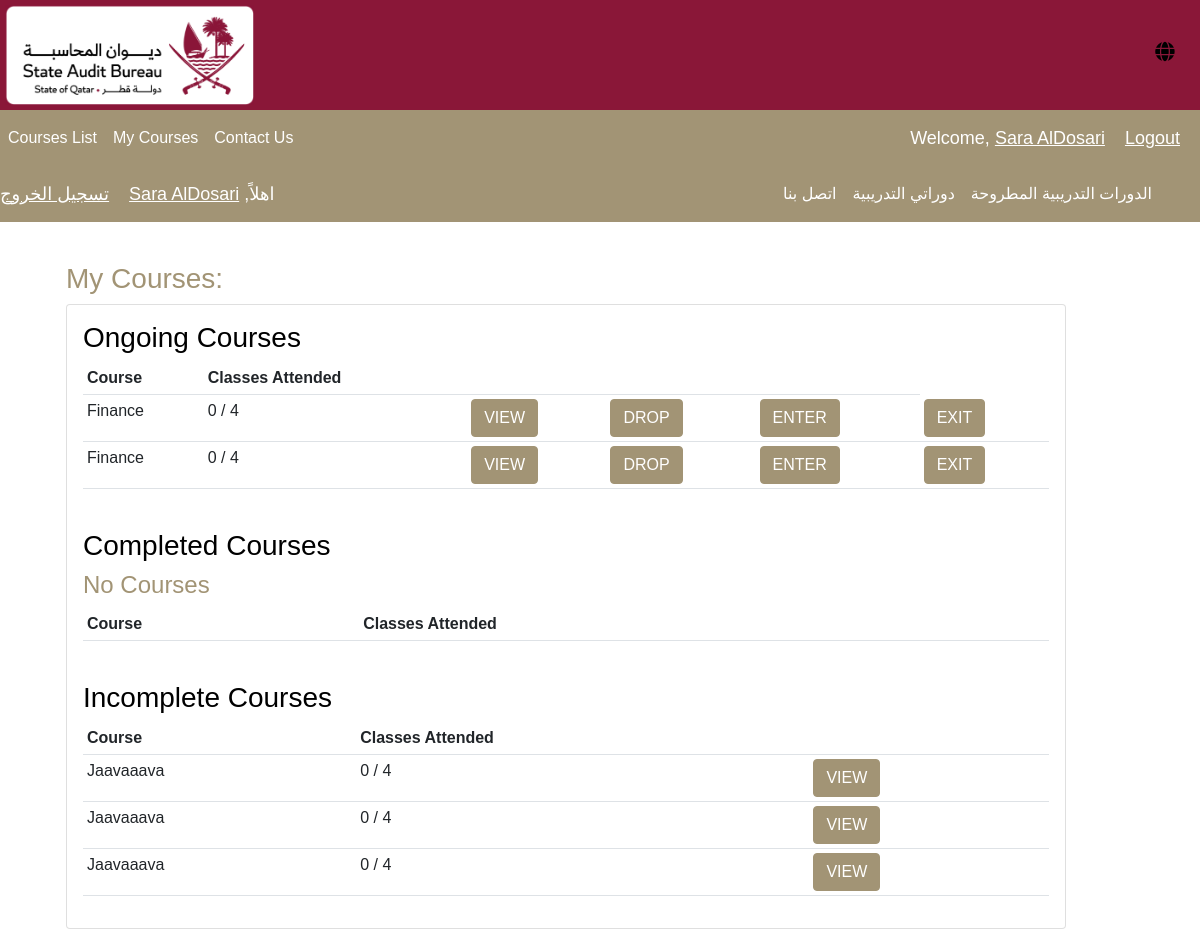
Page /my-courses/ (signed in) on the earlier database version.
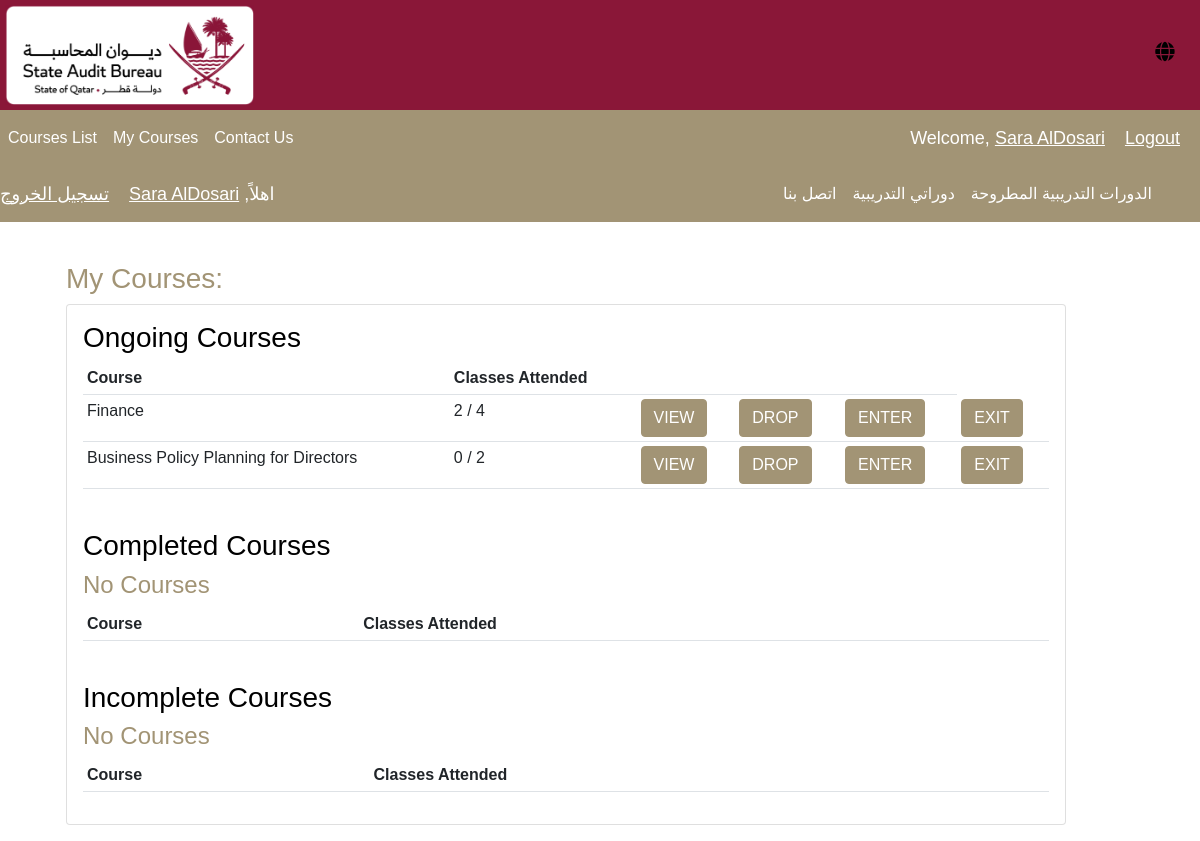
Same page on the later database version.
### accounts/models.py (models this page shows, shortened)
class CustomUser(AbstractUser):
    username = models.CharField(max_length=11, unique=True)
    email = models.EmailField(max_length=254)
    first_name = models.CharField(max_length=30)
    last_name = models.CharField(max_length=30)
    ROLE_CHOICES = (
        ('trainee', 'Trainee'),
        ('admin', 'Admin'),
        ('manager', 'Manager'),
    )
    role = models.CharField(max_length=10, choices=ROLE_CHOICES, default="trainee")
    secret_key = models.CharField(max_length=16, blank=True, null=True)
    USERNAME_FIELD = "username"
    REQUIRED_FIELDS = "email", "first_name", "last_name", "role"
    def is_trainee(self):
        return self.role == "trainee"
    def get_name(self):
        return self.first_name + " " + self.last_name

### base/models.py (models this page shows, shortened)
class Attendance(models.Model):
    trainee = models.ForeignKey(Trainee, on_delete=models.CASCADE)
    course = models.ForeignKey(Course, on_delete=models.CASCADE)
    classes_attended = models.PositiveIntegerField()

class Course(models.Model):
    name = models.CharField(max_length=100)
    description = models.TextField()
    start_time = models.TimeField()
    end_time = models.TimeField()
    capacity = models.PositiveIntegerField()
    number_of_classes = models.PositiveIntegerField()
    instructor = models.ForeignKey(Instructor, on_delete=models.CASCADE)
    current_session = models.IntegerField()
    start_date = models.DateField(auto_now_add=True)
    end_date = models.DateField(null=True)
    def __str__(self):
        return self.name

### base/trainee_views.py (the view)
# urls.py: path('my-courses/', trainee_courses, name="my-courses"),
@user_passes_test(is_trainee, login_url='login')
def trainee_courses(request):
    trainee = Trainee.objects.get(trainee=request.user)
    traineeCourses = Attendance.objects.filter(trainee = trainee)
    current_date = date.today()
    ongoing = []
    completed = []
    incomplete = []
    for traineeCourse in traineeCourses:
        if current_date < traineeCourse.course.end_date:
            ongoing += [traineeCourse]
        else:
            if traineeCourse.classes_attended / traineeCourse.course.number_of_classes > 0.9:
                completed += [traineeCourse]
            else:
                incomplete += [traineeCourse]
    context = {
        'ongoing': ongoing, 'completed': completed, 'incomplete':incomplete
    }
    return render(request, "base/my_courses.html", context)

### base/views.py (called while the page is built)
def is_trainee(user):
    return user.is_authenticated and user.is_trainee()

### base/templates/base/my_courses.html (shortened to what this page needs)
{% load static %}
<!DOCTYPE html>
<head>
  <link rel="stylesheet" href="https://cdnjs.cloudflare.com/ajax/libs/font-awesome/5.15.2/css/all.min.css">
  <link href="https://cdn.jsdelivr.net/npm/bootstrap@5.0.1/dist/css/bootstrap.min.css" rel="stylesheet">
  <link rel="stylesheet" href="{% static 'css/reg_style.css' %}">
</head>
<div class="header">
    <div class="logo">
      <img src="{% static 'img/primary-rgb-state-audit-bureau-1@2x.png' %}" alt="Logo">
    </div>
    <div class="toggles">
      <div class="language-toggle">
        <label class="toggle-label" for="language-checkbox">
          <i class="fas fa-globe language-icon"></i>
        </label>
      </div>
    </div>
  </div>
  <nav class=" english navbar navbar-expand-lg navbar-custom" style="display: flex;">
    <div class="collapse navbar-collapse" id="navbarNav">
      <ul class="navbar-nav">
        <li class="nav-item active">
          <a class="nav-link" href="{% url 'courses-list' %}">Courses List</a>
        </li>
        {% if request.user.is_trainee %}
        <li class="nav-item active">
          <a class="nav-link" href="{% url 'my-courses' %}">My Courses</a>
        </li>
        {% endif %}
        <li class="nav-item">
          <a class="nav-link" href="{% url 'contact' %}">Contact Us</a>
        </li>
      </ul>
    </div>
    <span class="hello-msg">Welcome, <a href="{% url 'profile' %}"> {{request.user.get_name}} </a> </span>
    <span ><a  class="hello-msg" href="{% url 'logout' %}">Logout</a></span>
  </nav>
  <nav class="arabic navbar navbar-expand-lg navbar-custom" style="display: flex;">
    <div class="collapse navbar-collapse" id="navbarNav">
      <ul class="navbar-nav">
        <li class="nav-item active">
          <a class="nav-link" href="{% url 'courses-list' %}">الدورات التدريبية المطروحة</a>
        </li>
        {% if request.user.is_trainee %}
        <li class="nav-item active">
          <a class="nav-link" href="{% url 'my-courses' %}">دوراتي التدريبية</a>
        </li>
        {% endif %}
        <li class="nav-item">
          <a class="nav-link" href="{% url 'contact' %}">اتصل بنا</a>
        </li>
      </ul>
    </div>
    <span class="hello-msg">اهلاً, <a href="{% url 'profile' %}"> {{request.user.get_name}} </a> </span>
    <span ><a  class="hello-msg" href="{% url 'logout' %}">تسجيل الخروج</a></span>
  </nav>
<body>
<div class="m-3 english">
  <div class="container">
    <div class="container row">
      <div class="col-lg-10">
          <h3>My Courses:</h3>
          <div class="card card-body" style="width:1000px">
            <h3 style="color:black"> Ongoing Courses</h3>
            <table class="table table-sm">
                <tr>
                    <th>Course</th>
                    <th>Classes Attended</th>
                    <th></th>
                    <th></th>
                    <th></th>
                </tr>
                {% for traineeCourse in ongoing %}
                <tr>
                    <td>{{traineeCourse.course}}</td>
                    <td>{{traineeCourse.classes_attended}} / {{traineeCourse.course.number_of_classes}}</td>
                    <td><a class="btn btn-primary" href="{% url 'course-details' course_id=traineeCourse.course.id%}">VIEW</a> </td>
                    <td><a class="btn btn-primary" href="{% url 'drop-course' course_id=traineeCourse.course.id %}">DROP</a> </td>
                    <td><a class="btn btn-primary" href="{% url 'enter-class' course_id=traineeCourse.course.id %}">ENTER</a> </td>
                    <td><a class="btn btn-primary"href="{% url 'exit-class' course_id=traineeCourse.course.id %}">EXIT</a></td>
                </tr>
                {%empty%}
                <h4>No Courses</h4>
                {% endfor %}
            </table>
            <br>
            <h3 style="color:black"> Completed Courses</h3>
            <table class="table table-sm">
                <tr>
                    <th>Course</th>
                    <th>Classes Attended</th>
                    <th></th>
                    <th></th>
                </tr>
                {% for traineeCourse in completed%}
                <tr>
                    <td>{{traineeCourse.course}}</td>
                    <td>{{traineeCourse.classes_attended}} / {{traineeCourse.course.number_of_classes}}</td>
                    <td><a class="btn btn-primary" href="{% url 'course-details' course_id=traineeCourse.course.id%}">VIEW</a> </td>
                    <td><a class="btn btn-primary" href="{% url 'generate-certificate' course_id=traineeCourse.course.id%}">VIEW CERTIFICATE</a> </td>
                </tr>
                {%empty%}
                <h4>No Courses</h4>
                {% endfor %}
            </table>
            <br>
            <h3 style="color:black"> Incomplete Courses</h3>
            <table class="table table-sm">
                <tr>
                    <th>Course</th>
                    <th>Classes Attended</th>
                    <th></th>
                </tr>
                {% for traineeCourse in incomplete %}
                <tr>
                    <td>{{traineeCourse.course}}</td>
                    <td>{{traineeCourse.classes_attended}} / {{traineeCourse.course.number_of_classes}}</td>
                    <td><a class="btn btn-primary" href="{% url 'course-details' course_id=traineeCourse.course.id%}">VIEW</a> </td>
                </tr>
                {%empty%}
                <h4>No Courses</h4>
                {% endfor %}
            </table>
        </div>
    </div>
    </div>
  </div>
</div>
</body>

### base/static/css/reg_style.css (style rules this page uses)
* { box-sizing: border-box; }
body { margin: 0; font-family: sans-serif; color: #A29475; }
.header { display: flex; justify-content: space-between; align-items: center; padding: 10px; background-color: #8A1738; height: 110px; }
.logo img { height: 100px; left: 5px; position: absolute; top: 5px; }
.toggles { display: flex; align-items: center; }
.toggle-label { color: white; display: inline-block; width: 30px; height: 30px; border-radius: 50%; cursor: pointer; position: relative; margin-right: 10px; }
.toggle-label i { position: absolute; top: 50%; left: 50%; transform: translate(-50%, -50%); font-size: 20px; }
.english { display: block; }
.arabic { display: none; direction: rtl; unicode-bidi: embed; }
form, label, input, select, textarea { color: black !important; }
.btn-primary { background-color: #A29475 !important; border-color: #A29475 !important; }

### base/templates/base/my_courses.html (style rules this page uses)
.btn-primary { background-color: #A29475 !important; border-color: #A29475 !important; }
.hello-msg { font-size: 18px; color: #fff; margin-right: 20px; }
a:link { color: #fff; }
.active { background-color: #A29475; }
.navbar-custom { background-color: #A29475; }
.nav-link { color: #fff; }

Differences in the rows shown:
removed Attendance: course "Finance", classes_attended "0", course.number_of_classes "4", shown under "Ongoing Courses"
removed Attendance: course "Jaavaaava", classes_attended "0", course.number_of_classes "4", shown under "Incomplete Courses"
removed Attendance: course "Jaavaaava", classes_attended "0", course.number_of_classes "4", shown under "Incomplete Courses"
removed Attendance: course "Jaavaaava", classes_attended "0", course.number_of_classes "4", shown under "Incomplete Courses"
changed Attendance "Finance": classes_attended "0" → "2"
added Attendance: course "Business Policy Planning for Directors", classes_attended "0", course.number_of_classes "2", shown under "Ongoing Courses"
Other differences:
text now shown: "No Courses"
